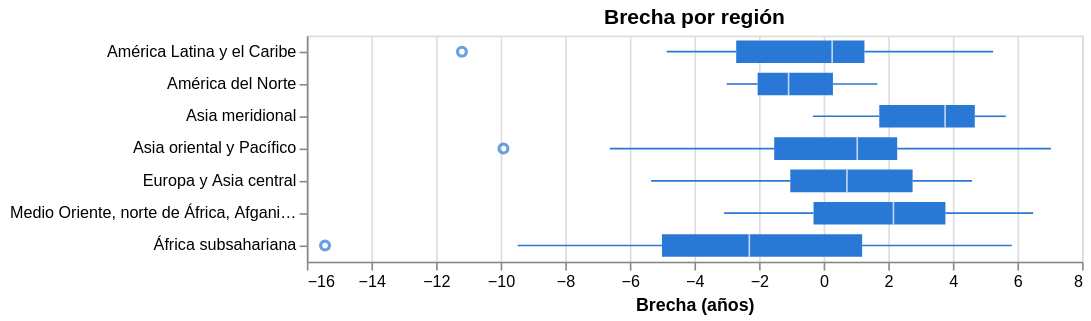

This figure's notebook cell:
### Code cell
alt.Chart(corte).mark_boxplot(color="#2a78d6").encode(
    x=alt.X("brecha:Q", title="Brecha (años)"),
    y=alt.Y("region:N", title=None, sort=alt.EncodingSortField("brecha", op="median", order="descending")),
).properties(width=480, title="Brecha por región")

### Figure 1 — Vega-Lite specification as saved in the notebook (floating-point values rounded to 4 significant figures; data arrays with more than 128 entries replaced by an {"elided": "..."} marker saying what was removed)
{"config": {"view": {"continuousWidth": 300, "continuousHeight": 300}}, "data": {"name": "data-88daf930353fa698523831503d9beb60"}, "mark": {"type": "boxplot", "color": "#2a78d6"}, "encoding": {"x": {"field": "brecha", "title": "Brecha (años)", "type": "quantitative"}, "y": {"field": "region", "sort": {"field": "brecha", "op": "median", "order": "descending"}, "title": null, "type": "nominal"}}, "title": "Brecha por región", "width": 480, "$schema": "https://vega.github.io/schema/vega-lite/v6.4.1.json", "datasets": {"data-88daf930353fa698523831503d9beb60": {"elided": "195 records"}}}
